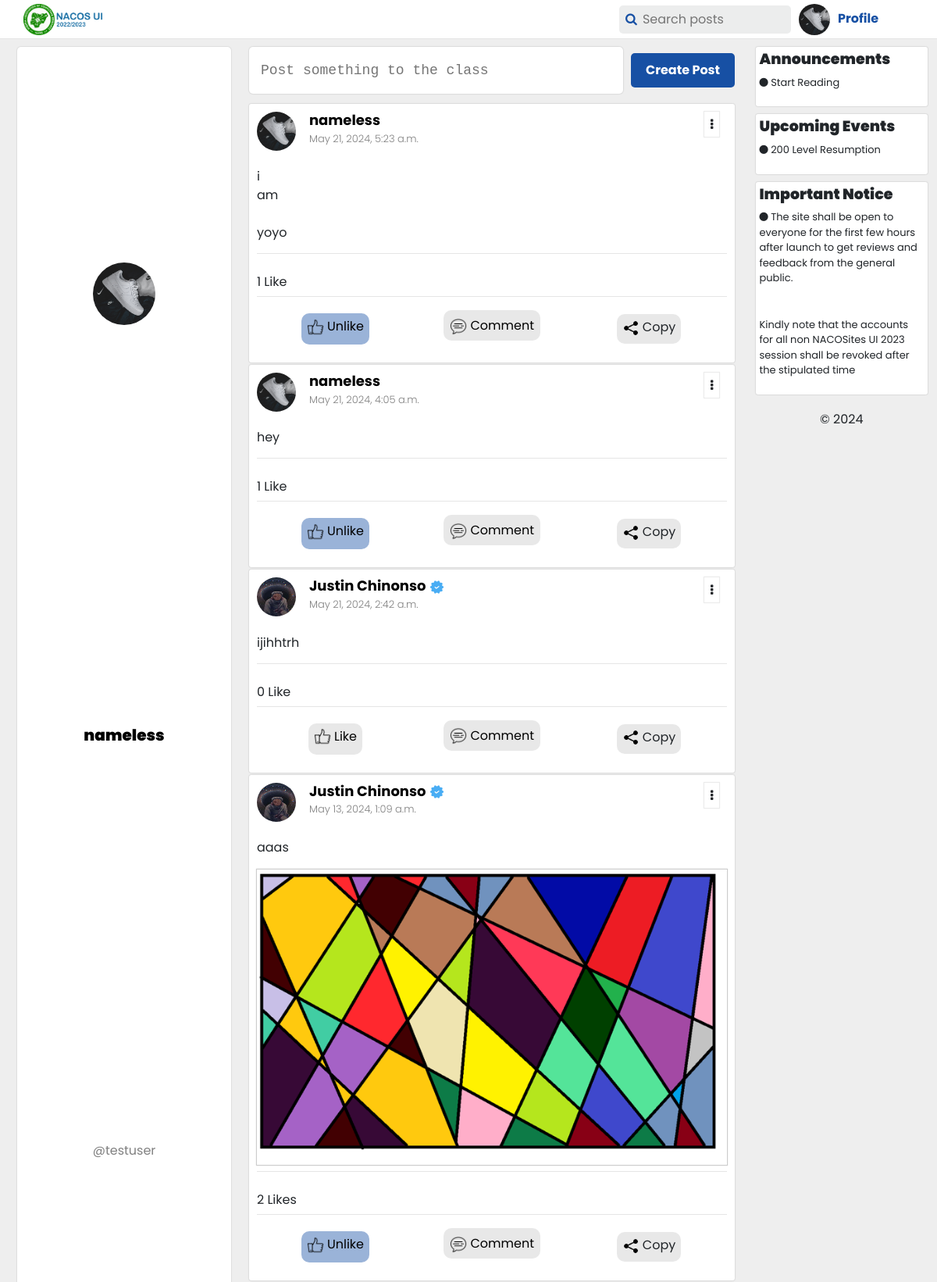
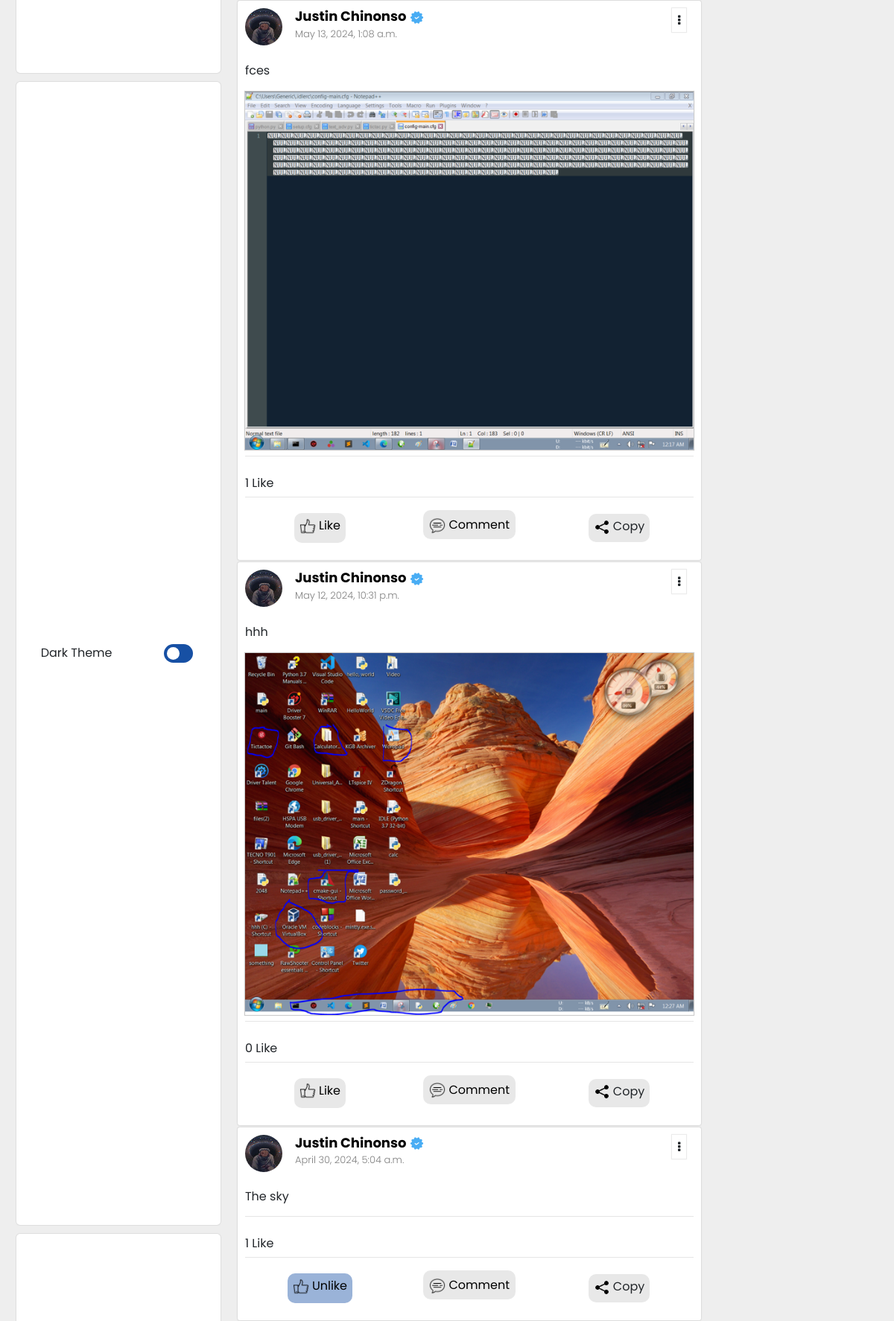
Page / (signed in, upper part) on the committed database (2 pictures, top to bottom).
### user/models.py (models this page shows, shortened)
class Profile(models.Model):
	user = models.OneToOneField(User, on_delete = models.CASCADE)
	verified = models.BooleanField(default=False)
	full_name = models.CharField(max_length = 200, default = "")
	Profile_picture = models.ImageField(blank = True, null = True, default = '', upload_to = 'profile_pics')
	bio = models.TextField(max_length = 150, default = "", blank = True, null = True)
	tech_stack = models.CharField(max_length =100, default = "", blank = True, null = True)
	current_city = models.CharField(max_length = 100, default = "", blank = True, null = True)
	Website_or_Portfolio_link = models.URLField(default = "", blank = True, null = True)

### main/models.py (models this page shows, shortened)
class Post(models.Model):
	author = models.ForeignKey(Profile, on_delete = models.CASCADE)
	Post_image = models.ImageField(blank = True, null = True, default = None, verbose_name = "Add Image", upload_to = 'Post_images')
	date_posted = models.DateTimeField(default = timezone.now)
	content = models.TextField()
	likes = models.ManyToManyField(User, related_name='liekd_posts', blank=True)
	def total_likes(self):
		return self.likes.count()

### main/views.py (the view)
# urls.py: path('', HomeView.as_view(), name = 'home'),
class HomeView(LoginRequiredMixin, ListView):
	model = Post
	template_name = 'main/home.html'
	context_object_name = 'posts'
	ordering = ['-date_posted']
	def get_context_data(self, **kwargs):
		context = super().get_context_data(**kwargs)
		context['title'] = 'Home'
		return context

### main/templates/main/home.html (shortened to what this page needs)
{% extends "main/base.html" %}
{% load static %}
	{% block content %}
	<div class="home" id="allPosts">
		<div class="add-new">
			<input type="text" name="new-post" disabled placeholder="Post something to the class"><a href="{% url 'create-post' %}">Create Post</a>
		</div>
		<div class="posts-container">
			{% for post in posts %}
				<div class="posts" id="current-post-{{ post.pk }}">
					<div class="author">
						{% if post.author.Profile_picture %}
							<a href="{% url 'user-profile' post.author.user.username %}"><img src="{{ post.author.Profile_picture.url }}"></a><div class="posthead"><h2 class="author"><a class="post-author" href="{% url 'user-profile' post.author.user.username %}">{{ post.author.full_name }}{% if post.author.verified %}<img class="verified" src="{% static 'main/verified.png' %}">{% endif %}</a><br><span class="date">{{ post.date_posted }}</h2><span><i onclick="drop('{{ post.pk }}')" class="fa fa-ellipsis-v"></i></span></div>
						{% endif %}
					</div>
					<p class="content">{{ post.content|linebreaksbr }}</p>
					{% if post.Post_image %}
						<div class="post-image"><img class="post-image" src="{{ post.Post_image.url }}"></div>
					{% endif %}<hr>
					<div class="likes">
						{% if post.total_likes == 1 or post.total_likes == 0 %}
							<label>{{ post.total_likes }} Like</label>
						{% else %}
							<label>{{ post.total_likes }} Likes</label>
						{% endif %}
					</div><hr>
					<div class="comment">
						<div class="like">
							<form class="like" action="{% url 'like-post' post.id %}?next={{ request.path }}#current-post-{{ post.pk }}" method="POST">
								{% if user.is_authenticated %}
									{% if user in post.likes.all %}
										<button type="submit" style="background-color: rgba(23, 80, 164, .43) !important; border-radius: 10px; padding: 5px 7px 3px 7px;"><img src="{% static 'main/like.png' %}">&nbsp;<label>Unlike</label></button>
									{% else %}
										<button type="submit"><img src="{% static 'main/like.png' %}">&nbsp;<label>Like</label></button>
									{% endif %}
								{% endif %}
							</form>
						</div>
						<div><a class="comment" href="{% url 'post-detail' pk=post.pk username=post.author.user.username %}"><img src="{% static 'main/comment.png' %}">&nbsp;<label>Comment</label></a></div>
						<div class="share" id="copy_link" onclick='copy("http://127.0.0.1:8000/posts/{{ post.pk }}/{{ post.author.user.username }}", "{{ post.pk }}")'>
							<img src="{% static 'main/share.png' %}">&nbsp;<label><input type="text" value="" id="urlCopy" style="display: none;">Copy</label><span class="urlAlert" id="urlAlert-{{ post.pk }}">Link copied!</span>
						</div>
					</div>
				</div>
			{% endfor %}
		</div>
	</div>
	{% endblock content%}

### main/templates/main/base.html (shortened to what this page needs)
{% load static %}
<!DOCTYPE html>
<html data-theme="light">
<head>
  <link rel="stylesheet" href="https://cdn.jsdelivr.net/npm/bootstrap@4.1.3/dist/css/bootstrap.min.css">
  <link rel="stylesheet" href="https://cdnjs.cloudflare.com/ajax/libs/font-awesome/4.7.0/css/font-awesome.min.css">
	<link rel="stylesheet" type="text/css" href="{% static 'main/style.css' %}">
	<link rel="stylesheet" type="text/css" href="{% static 'main/darkstyle.css' %}" id="dark-mode-stylesheet">
</head>
<body>
	<header>
		<label class="logo"><img src="{% static 'main/logo.png' %}" height="40px"></label>
		<nav>
			{% if request.user.is_authenticated %}
				<div class="nav-logged">
					<div class="search"><form action="{% url 'search' %}" method="get" class="search-form" id="search_form"><button class="search" type="submit"><i id="search-icon" class="fa fa-search"></i></button><input class="search" type="search" name="key" placeholder="Search posts"></form>
					</div>
					{% if request.user.profile.Profile_picture %}
						<a class="top-profile-des" href="{% url 'user-profile' request.user.username %}"><img class="top-profile" src="{{ request.user.profile.Profile_picture.url }}">Profile</a>
					{% else %}
						<a class="top-profile-des" href="{% url 'user-profile' request.user.username %}"><img class="top-profile" src="{% static 'main/default.jpg' %}">Profile</a>
						<a class="top-profile-mob" href="#" id="top-profile"><img class="top-profile" src="{% static 'main/default.jpg' %}"></a>
					{% endif %}
				</div>
			{% else %}
				<div class="nav-no-logged">
					<a class="login" href="#">Go back</a>
			{% endif %}
		</nav>
	</header>
	<div class="content" id="dynamic-element1">
		<div class="menu" id="menu">
			<div class="user">
				{% if request.user.is_authenticated %}
					{% if request.user.profile.Profile_picture %}
						<p><a href="{% url 'user-profile' request.user.username %}"><img src="{{ request.user.profile.Profile_picture.url }}"></a></p>
					{% else %}
						<p><a href="{% url 'user-profile' request.user.username %}"><img src="{% static 'main/default.jpg' %}"></a></p>
					{% endif %}
					<p class="fullname"><a class="post-author" href="{% url 'user-profile' request.user.username %}">{{ user.profile.full_name }}</a></p>
					<p class="username">@{{ request.user.username }}</p>
				{% else %}
					<a href="{% url 'login' %}">Login</a>
			{% endif %}
			</div>
			<div class="dark-theme">
                <label>Dark Theme</label>
                <label class="switch" title="Toggle light/dark mode">
                    <span class="slider round"></span>
                </label>
            </div>
			<div class="menu-items">
			</div>
		</div>
		{% block content %}{% endblock %}
		<div class="right-side" id="right-side">
			<div class="discover">
			 	<h4>Announcements</h4>
			 	<p><i class="fa fa-circle"></i>&nbsp;Start Reading</p>
			</div>
			<div class="discover">
			 	<h4>Upcoming Events</h4>
			 	<p><i class="fa fa-circle"></i>&nbsp;200 Level Resumption</p>
			</div>
			<div class="discover">
			 	<h4>Important Notice</h4>
			 	<p><i class="fa fa-circle"></i>&nbsp;The site shall be open to everyone for the first few hours after launch to get reviews and feedback from the general public.</p><br><p>Kindly note that the accounts for all non NACOSites UI 2023 session shall be revoked after the stipulated time</p>
			</div>
		 	<div class="copywright">
				<div>&copy; 2024</div>
			</div>
		</div>
	</div>
</body>
</html>

### main/static/main/darkstyle.css (style rules this page uses)
* { scrollbar-width: thin; scrollbar-color: rgb(150, 150, 150) transparent; }
hr { border-color: rgba(255, 255, 255, .2); }
i.fa-search { color: #2980b9; }
header { background-color: #181b20; }
div.content, div.menu, body { background-color: #1c1f27; }
label, p, h1, h2, h3, h4 { color: white; }
a.top-profile-des { color: #2980b9; }
div.user, div.posts, div.create-post, div.profile-content, div.login-content, div.signup-content, div.settings-container, div.dark-theme, div.photo-grid, div.discover { background-color: rgba(255, 255, 255, .1); }
div.user p.fullname a, div.author a { color: white; }
div.user p.username, div.posts span.date { color: rgba(255, 255, 255, .9); }
div.menu-items { background-color: rgba(255, 255, 255, .1); }
div.add-new input { background-color: rgba(255, 255, 255, .1); border: 1px solid rgba(0, 0, 0, .3); }
div.add-new input::placeholder { color: rgb(255, 255, 255); }
div.search input { color: white; background-color: rgba(255, 255, 255, .1); }
div.search input::placeholder, div.create-post textarea::placeholder, footer { color: white; }
div.comment { display: none; }
div.copywright div { color: white; }
div.author i.fa-ellipsis-v { box-shadow: 0px 0px 1px 1px rgba(255, 255, 255, .08); color: white; }
div.like form button { background-color: rgba(255,255,255,.09) !important; }
div.share { background-color: rgba(255,255,255,.09) !important; }
a.comment { background-color: rgba(255,255,255,.09) !important; }

### main/templates/main/base.html (style rules this page uses)
label.logo img { position: relative; bottom: 2.5px; }

### main/templates/main/home.html (style rules this page uses)
div.share { padding: 5px 7px 1px 7px; border-radius: 10px; background-color: rgba(255,255,255,.09) }
a.comment { padding: 8px; border-radius: 10px; background-color: rgba(255,255,255,.09) }
div.posts p.content { padding-left: 0px; margin-left: 0px; }
div.share label { cursor: pointer; }
div.likes { margin-top: -10px; }
form.like button { background-color: transparent; border: none; cursor: pointer; outline: none; }
div.add-new a { background-color: rgb(23, 80, 164); }
div.content { grid-template-columns: .4fr .9fr .3fr; }
div.post-image { width: 100%; display: grid; margin-bottom: 10px; box-shadow: 0px 0px 1px 1px rgba(0, 0, 0, .2); grid-template-columns: repeat(1, 1fr); align-items: center; text-align: center; justify-content: center; justify-items: center; }
div.post-image img { max-width: 100%; }
div.user p { padding-top: 10px; }
a.comment { text-decoration: none; color: black; cursor: pointer; }
a.comment label { cursor: pointer; }
div.author { position: relative; }
div.posthead { display: grid; grid-template-columns: 1fr .1fr; }
div.posthead i { position: absolute; right: 10px; }

### rows in the picture
Post: author.Profile_picture (picture), author.full_name "nameless", date_posted "May 21, 2024, 5:23 a.m.", content "i am yoyo", total_likes "1"
Post: author.Profile_picture (picture), author.full_name "nameless", date_posted "May 21, 2024, 4:05 a.m.", content "hey", total_likes "1"
Post: author.Profile_picture (picture), author.full_name "Justin Chinonso", date_posted "May 21, 2024, 2:42 a.m.", content "ijihhtrh", total_likes "0"
Post: author.Profile_picture (picture), author.full_name "Justin Chinonso", date_posted "May 13, 2024, 1:09 a.m.", content "aaas", Post_image (picture), total_likes "2"
Post: author.Profile_picture (picture), author.full_name "Justin Chinonso", date_posted "May 13, 2024, 1:08 a.m.", content "fces", Post_image (picture), total_likes "1"
Post: author.Profile_picture (picture), author.full_name "Justin Chinonso", date_posted "May 12, 2024, 10:31 p.m.", content "hhh", Post_image (picture), total_likes "0"
Post: author.Profile_picture (picture), author.full_name "Justin Chinonso", date_posted "April 30, 2024, 5:04 a.m.", content "The sky", total_likes "1"

### other values in the picture
{{ user.profile.full_name }} "nameless"
{{ request.user.username }} "testuser"
